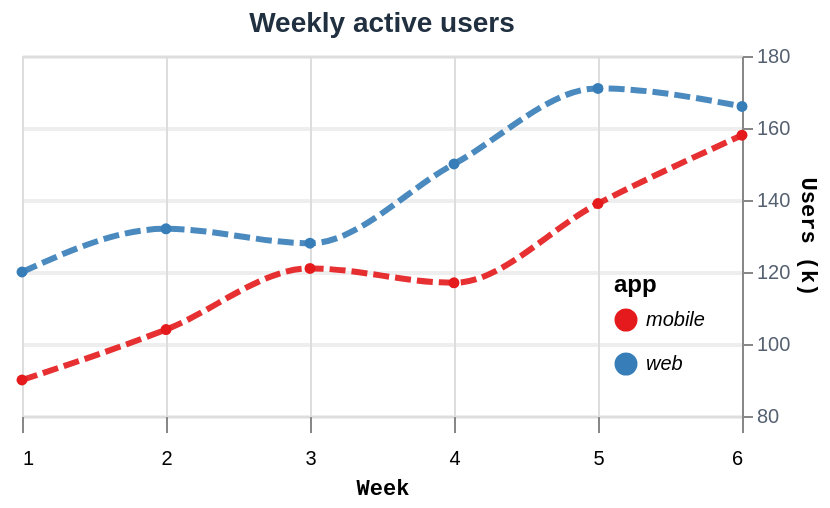

Specify this chart in Vega-Lite:
### Vega-Lite specification from a JSON file in a GitHub repository (floating-point values rounded to 4 significant figures)
{"$schema": "https://vega.github.io/schema/vega-lite/v6.json", "description": "Line chart customization: every non-default property here is one eas draws natively (fc-qx1.43).", "title": {"text": "Weekly active users", "anchor": "middle", "fontSize": 14, "color": "#203040"}, "width": 360, "height": 180, "data": {"values": [{"week": 1, "app": "web", "users": 120}, {"week": 2, "app": "web", "users": 132}, {"week": 3, "app": "web", "users": 128}, {"week": 4, "app": "web", "users": 150}, {"week": 5, "app": "web", "users": 171}, {"week": 6, "app": "web", "users": 166}, {"week": 1, "app": "mobile", "users": 90}, {"week": 2, "app": "mobile", "users": 104}, {"week": 3, "app": "mobile", "users": 121}, {"week": 4, "app": "mobile", "users": 117}, {"week": 5, "app": "mobile", "users": 139}, {"week": 6, "app": "mobile", "users": 158}]}, "mark": {"type": "line", "interpolate": "monotone", "strokeWidth": 3, "strokeCap": "butt", "strokeJoin": "miter", "strokeDash": [8, 3], "point": true}, "encoding": {"x": {"field": "week", "type": "quantitative", "scale": {"nice": false, "zero": false}, "axis": {"tickCount": 6, "domain": false, "labelPadding": 8, "tickSize": 8, "title": "Week", "titleFontWeight": "bold"}}, "y": {"field": "users", "type": "quantitative", "scale": {"zero": false, "domainMin": 80, "domainMax": 180}, "axis": {"orient": "right", "grid": true, "gridOpacity": 0.5, "gridWidth": 2, "labelColor": "#556070", "title": "Users (k)"}}, "color": {"field": "app", "type": "nominal", "scale": {"scheme": "set1"}, "legend": {"orient": "bottom-right", "labelFontStyle": "italic", "titleFontSize": 12, "rowPadding": 6}}}, "config": {"line": {"opacity": 0.9}, "axis": {"titleFont": "Courier New"}}}
